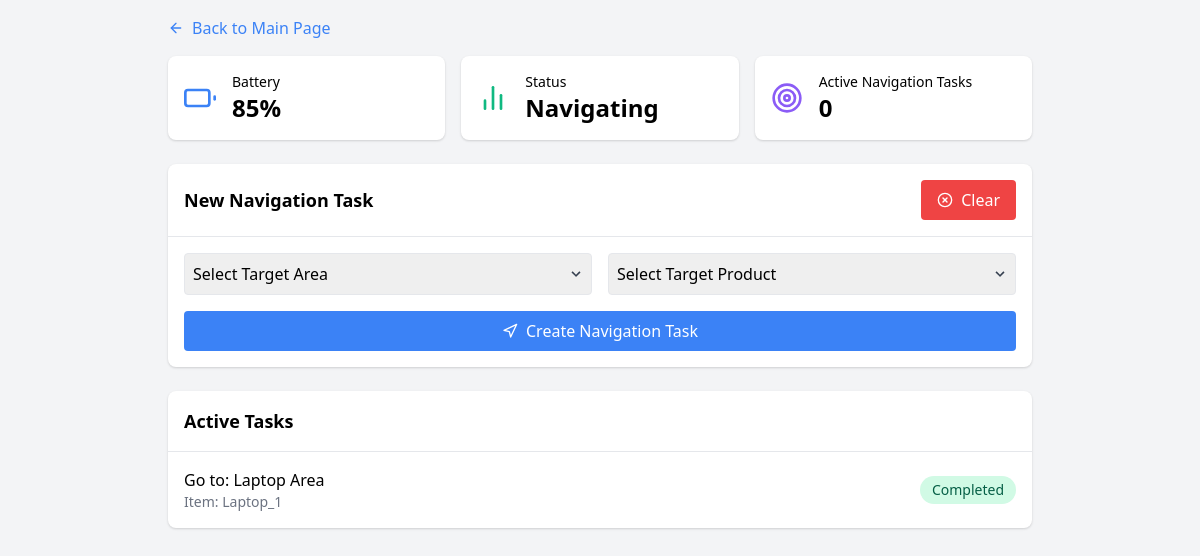
Page /navigation on the earlier database version.
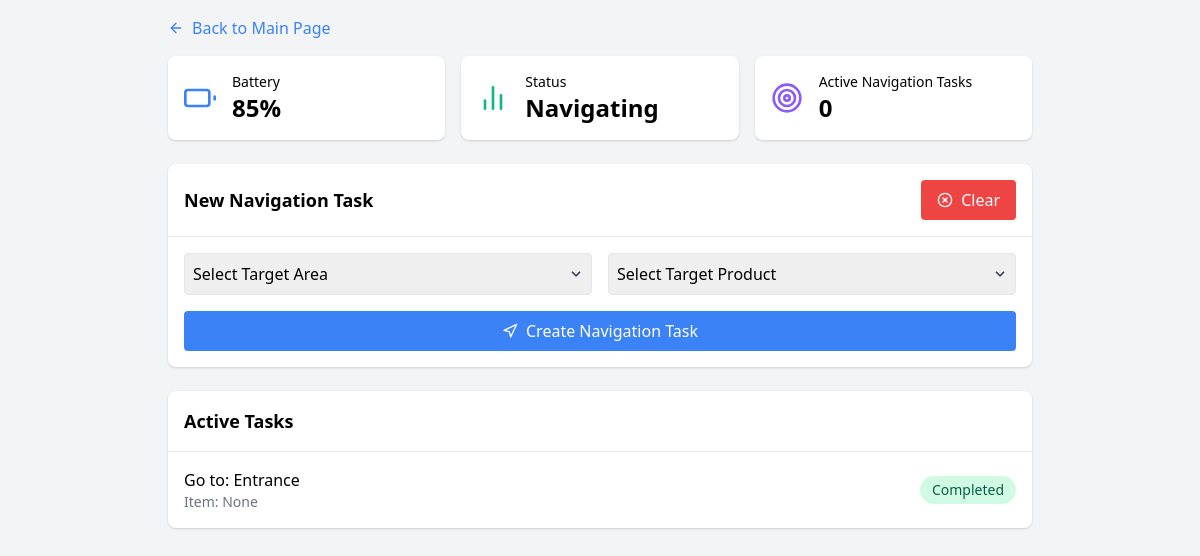
Same page on the later database version.
### app.py (models this page shows)
class Navigation(db.Model):
    id = db.Column(db.Integer, primary_key=True)
    target_area = db.Column(db.String(100), nullable=False)
    target_product = db.Column(db.String(200), nullable=False)
    status = db.Column(db.String(20), default='Queued')
    created_at = db.Column(db.DateTime, default=datetime.utcnow)

### app.py (the view)
@app.route('/navigation')
def navigation():
    navigation_tasks = Navigation.query.all()
    robot_status = get_robot_status()
    robot_status['active_tasks'] = get_active_count(Navigation)
    robot_status['status'] = "Navigating"
    return render_template('navigation.html',
                         tasks=navigation_tasks,
                         robot_status=robot_status,
                         page_type="navigation")

### app.py (called while the page is built)
def get_robot_status():
    return {
        'battery_level': 85,
    }

def get_active_count(model):
    return model.query.filter_by(status='In Progress').count()

### templates/navigation.html (shortened to what this page needs)
{% extends "base.html" %}
{% from 'components.html' import status_cards %}
{% block content %}
<div class="p-4 max-w-4xl mx-auto">
    <a href="{{ url_for('home') }}" class="inline-flex items-center mb-4 text-blue-500 hover:text-blue-700">
        <i data-feather="arrow-left" class="w-4 h-4 mr-2"></i>
        Back to Main Page
    </a>
    {{ status_cards(robot_status, 'navigation') }}
    <div class="bg-white rounded-lg shadow mb-6">
        <div class="p-4 border-b flex justify-between items-center">
            <h2 class="text-lg font-semibold">New Navigation Task</h2>
            <button id="clear-button"
                    class="bg-red-500 text-white py-2 px-4 rounded flex items-center hover:bg-red-600">
                <i data-feather="x-circle" class="w-4 h-4 mr-2"></i>
                Clear
            </button>
        </div>
        <div class="p-4">
            <form id="taskForm" class="grid grid-cols-1 md:grid-cols-2 gap-4" data-type="navigation">
                <div class="relative">
                    <select id="target_area"
                            name="target_area"
                            class="border rounded p-2 w-full appearance-none"
                            required>
                        <option value="" disabled selected>Select Target Area</option>
                    </select>
                    <div class="pointer-events-none absolute inset-y-0 right-0 flex items-center px-2 text-gray-700">
                    </div>
                </div>
                <div class="relative">
                    <select id="target_product"
                            name="target_product"
                            class="border rounded p-2 w-full appearance-none"
                            required>
                        <option value="" disabled selected>Select Target Product</option>
                    </select>
                    <div class="pointer-events-none absolute inset-y-0 right-0 flex items-center px-2 text-gray-700">
                    </div>
                </div>
                <button type="submit"
                        class="bg-blue-500 text-white rounded p-2 flex items-center justify-center md:col-span-2">
                    <i data-feather="navigation" class="w-4 h-4 mr-2"></i>
                    Create Navigation Task
                </button>
            </form>
        </div>
    </div>
    <div class="bg-white rounded-lg shadow">
        <div class="p-4 border-b">
            <h2 class="text-lg font-semibold">Active Tasks</h2>
                </div>
        <div class="divide-y" id="tasksList">
            {% for task in tasks %}
            <div class="p-4 flex items-center justify-between" id="task-{{ task.id }}">
                <div>
                    <div class="font-medium">
                        Go to: {{ task.target_area }}
                    </div>
                    <div class="text-sm text-gray-500">Item: {{ task.target_product }}</div>
                </div>
                <div class="flex items-center space-x-4">
                    <span class="px-3 py-1 rounded-full text-sm
                        {% if task.status == 'In Progress' %}
                            bg-blue-100 text-blue-800
                        {% elif task.status == 'Completed' %}
                            bg-green-100 text-green-800
                        {% else %}
                            bg-gray-100 text-gray-800
                        {% endif %}">
                        {{ task.status }}
                    </span>
                </div>
            </div>
            {% endfor %}
        </div>
    </div>
</div>
{% endblock %}

### templates/base.html (shortened to what this page needs)
<!DOCTYPE html>
<html lang="en">
<head>
    <link href="https://cdnjs.cloudflare.com/ajax/libs/tailwindcss/2.2.19/tailwind.min.css" rel="stylesheet">
    <link href="{{ url_for('static', filename='css/task_completion.css') }}" rel="stylesheet">
</head>
<body class="bg-gray-100">
    {% block content %}{% endblock %}
</body>
</html>

### templates/components.html
{% macro status_cards(robot_status, page_type) %}
<div class="grid grid-cols-1 md:grid-cols-3 gap-4 mb-6">
    <div class="bg-white rounded-lg shadow p-4">
        <div class="flex items-center space-x-4">
            <i data-feather="battery" class="text-blue-500 w-8 h-8"></i>
            <div>
                <div class="text-sm font-medium">Battery</div>
                <div class="text-2xl font-bold">{{ robot_status.battery_level }}%</div>
            </div>
        </div>
    </div>
    <div class="bg-white rounded-lg shadow p-4">
        <div class="flex items-center space-x-4">
            <i data-feather="bar-chart-2" class="text-green-500 w-8 h-8"></i>
            <div>
                <div class="text-sm font-medium">Status</div>
                <div class="text-2xl font-bold">{{ robot_status.status }}</div>
            </div>
        </div>
    </div>
    <div class="bg-white rounded-lg shadow p-4">
        <div class="flex items-center space-x-4">
            <i data-feather="target" class="text-purple-500 w-8 h-8"></i>
            <div>
                <div class="text-sm font-medium">
                    {% if page_type == 'restock' %}
                        Active Deliveries
                    {% else %}
                        Active Navigation Tasks
                    {% endif %}
                </div>
                <div class="text-2xl font-bold" id="activeTasks">{{ robot_status.active_tasks }}</div>
            </div>
        </div>
    </div>
</div>
{% endmacro %}

Differences in the rows shown:
removed Navigation: target_area "Laptop Area", target_product "Laptop_1", status "Completed"
added Navigation: target_area "Entrance", target_product "None", status "Completed"
